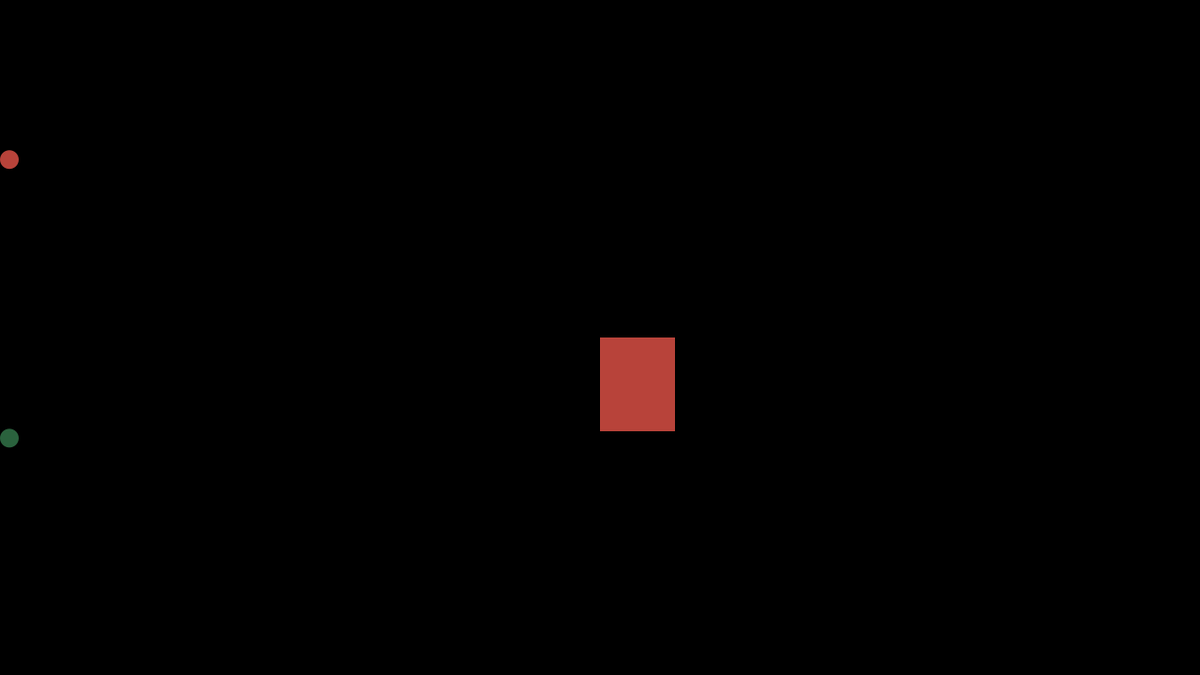
Frame 1 (no input)
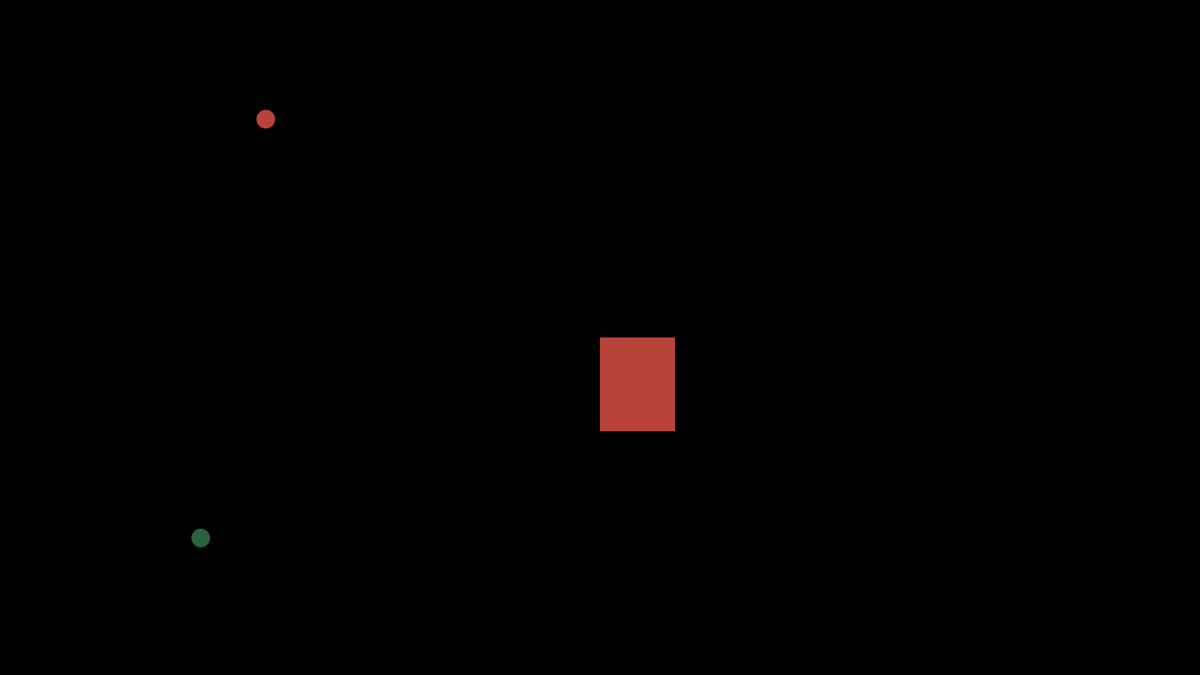
Frame 60 (the mouse pressed at the canvas centre just before this capture)
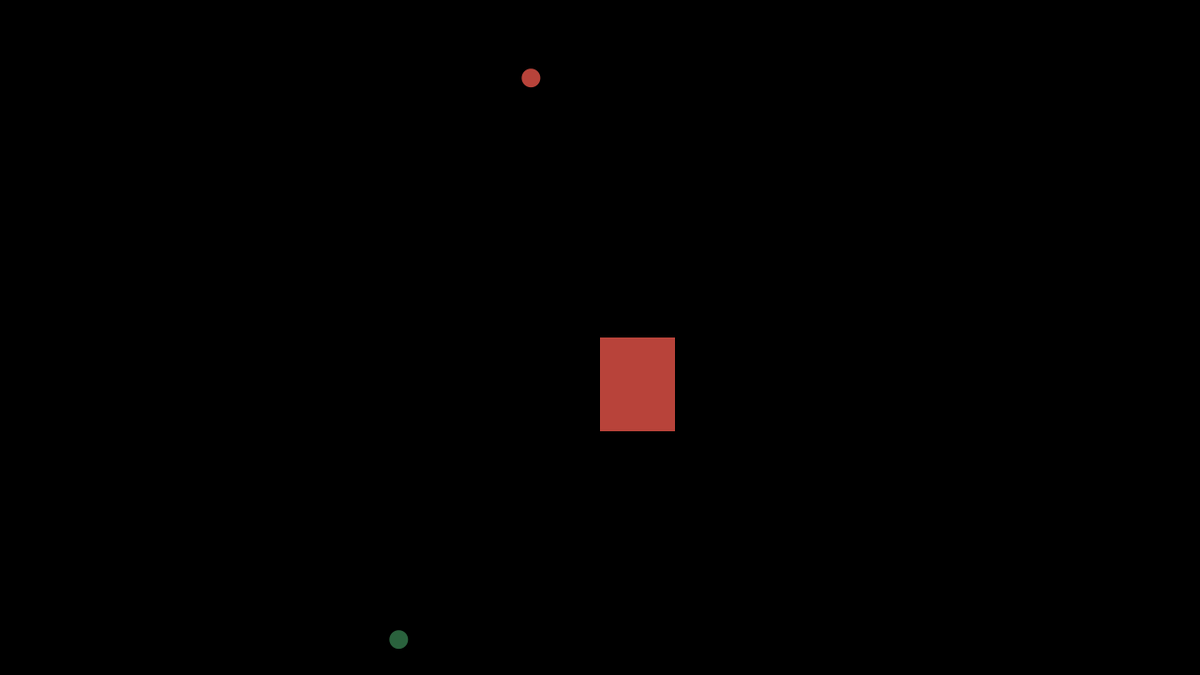
Frame 120 (the mouse held since frame 60 and released just before this capture)

The Processing sketch that drew these frames (run headless with seeded random() and noise(); from frame 60 on, the mouse is pressed at the canvas centre):

// Processing sketch: v2
// ── v2.pde
void setup () {
  //setup using rules set by assignment
  size (1280, 720);
  surface.setTitle("20104127 Kate Molony Assignment 2");
  noCursor();
  surface.setLocation(100, 50); // sets location of the display window

  //setting up the ball with hard-coded sizes.
  greenBall = new GreenBall(20.0);
  redBall = new RedBall(20.0);

  player = new Player (20, 100);
}

GreenBall greenBall;
RedBall redBall;

Player player;

//method returns true if the ball and paddle overlap (i.e. ball is hit), false otherwise.
boolean hitPlayer(Player player, GreenBall greenBall)
{
  //These variables measure the magnitude of the gap between the paddle and the ball.
  //X is horizontal
  float circleDistanceX = abs(greenBall.getXCoord() - player.getXCoord());
  //Y is verticle
  float circleDistanceY = abs(greenBall.getYCoord() - player.getYCoord() - player.getPlayerHeight()/2);

  //The Ball is too far away from the Paddle on the X axis to have a collision, so abandon collision detection
  if (circleDistanceX > (greenBall.getDiameter()/2)) {
    return false;
  }

  //The Ball is too far away from the Paddle on the Y axis to have a collision, so abandon collision detection
  if (circleDistanceY > (player.getPlayerHeight()/2 + greenBall.getDiameter()/2)) {
    return false;
  }

  //We have a collision!
  return true;
}

void draw()
{
  background(0);       //Clear the background

  //Update the ball position and display.
  greenBall.update();
  greenBall.display();

  redBall.update();
  redBall.display();

  player.update();     //Update the player location in line with the cursor
  player.display();    //Draw the player in this new location

  // this will be for when a score bopard is added
  //scoreboard.update();
  //scoreboard.display();

  boolean collision = hitPlayer(player, greenBall);
  if (collision == true) {
    greenBall.hit();        //the ball is hit i.e. reverses direction.
  }
}

// ── GreenBall.pde
//----------------------------------------------//
// Idea is based on Reas and Fry (2014) example //
//----------------------------------------------//
public class GreenBall
{
   private float xCoord;     //x coordinate of the ball
   private float yCoord;     //y coordinate of the ball
   private float diameter;   //diameter of the ball
   private float speedX;     //speed along the x-axis
   private float speedY;     //speed along the y-axis
   
   //Constructor to set up the ball and its diameter
   public GreenBall(float diameter)
   {
      setDiameter(diameter);
      resetBall();
   }
   
   //Change ball position.  Returns true if the ball goes off the screen (i.e. life lost)
   public boolean update()
   {
      boolean lifeLost = false;
      //update ball coordinates
      xCoord = xCoord + speedX;
      yCoord = yCoord + speedY;
       
      //reset position if the ball leaves the screen
      if (xCoord > width + diameter/2){
         resetBall();
         lifeLost = true;
      }
       
      //If ball hits the left edge of the display window, change direction of xCoord
      if (xCoord < diameter/2){
         xCoord = diameter/2;
         speedX = speedX * -1;
      }
       
      //If ball hits the top or bottom of the display window, change direction of yCoord
      if (yCoord > height - diameter/2){
         yCoord = height - diameter/2;
         speedY = speedY * -1;
      } 
      else if (yCoord < diameter/2){
         yCoord = diameter/2;
         speedY = speedY * -1;
      }
      return lifeLost;
   }       
   
   //Draw the ball on the display window
   public void display()
   {
      fill(42,98,61); // Slytherin Green
      noStroke();
      ellipse(xCoord, yCoord, diameter, diameter);
   }

   // Change the ball direction when it hits the paddle
   // and bump it back to the edge of the paddle       
   public void hit()
   {
      speedX = speedX * -1;
      xCoord = xCoord + speedX;
   }
 
   //getter methods
   public float getXCoord()
   {  
      return xCoord;
   }  

   public float getYCoord()
   {
      return yCoord;
   }  

   public float getDiameter()
   {
      return diameter;
   }  

   //setter methods
   public void setDiameter(float diameter)
   {
     //The ball diameter must be between 20 and height/6 (inclusive)
     if ((diameter >= 20) && (diameter <= height/6)){
        this.diameter = diameter;
     }
     else {
        // If an invalid diameter is passed as a parameter, a default of 20 is imposed.
        // With this animation, if we do not supply a default value for the diameter, a ball may not be 
        // drawn on the display window.  Important note: it is not always appropriate to provide a default 
        // value at mutator level; this will depend on your design.
        this.diameter = 20;
     }
   }
   
   //private helper method
   private void resetBall()
   {
      xCoord = 0;
      yCoord = random(height);
      speedX = random(3, 5);   
      speedY = random(-2, 2);
   }
   
}

// ── Player.pde
public class Player
{
  private int xCoord;        // X coordinate of the player
  private int yCoord;        // Y coordinate of the player
  private int playerWidth;   // width of the player
  private int playerHeight;  // height of the player

  boolean up;
  boolean down;
  boolean left;
  boolean right;

  ////// consturtors ///////

  // this will have to be fully changed
  // the xCord will be differnet as we will have the charater move
  public Player(int playerWidth, int playerHeight)
  {
    setPlayerWidth(playerWidth);
    setPlayerHeight(playerHeight);

    // this defines the start position of the player
    // the xCoordinate variable is set here
    xCoord = width/2;

    // the yCoordinate variable is set here and changes
    // later in the program as the mouse moves on the
    // vertical plane.
    yCoord = height/2;
  }

  //this is where you can change the colour
  public void display() {
    fill(184, 67, 58); //Gryffindor Red
    noStroke();
    rect(xCoord, yCoord, playerWidth, playerHeight);
  }

  //may make this to key pressed for changing position
  // i think this will have to be fully changed
  //to the youtube vid on key events
  public void update()
  {

    //Reset yCoord if its outside the window coordinates.
    if (yCoord < 0) {
      yCoord = 0;
    }
    if (yCoord > (height - playerHeight)) {
      yCoord = height - playerHeight;
    }
    //Reset xCoord if its outside the window coordinates.
    if (xCoord < 0) {
      xCoord = 0;
    }
    if (xCoord > width - playerWidth) {
      xCoord = width - playerWidth;
    }

    // the movement controllers for the player
    // THIS NEEDS FIXING
    if (key == 'a') {  //left
      xCoord -= 5;
    }
    if (key == 'd') {  //right
      xCoord += 5;
    }
    if (key == 'w') {  //up
      yCoord -= 5;
    }
    if (key == 's') {  //down
      yCoord += 5;
    }
  }

  //maybe make this a method
  // using keyPressed and keyReleased allows
   // for 2 variable being pressed at the same time to be true
   // as key can't have two values
   public void keyPressed () {
   if (key == 'a') left = true;
   if (key == 'd') right = true;
   if (key == 'w') up = true;
   if (key == 's') down = true;
   }
   
   public void keyReleased () {
   if (key == 'a') left = false;
   if (key == 'd') right = false;
   if (key == 'w') up = false;
   if (key == 's') down = false;
   }
   

  ////// setters ///////

  // change the shape of the player here width
  public void setPlayerWidth(int playerWidth) {
    //The player width must be between 10 and
    //width/2 (inclusive)
    if ((playerWidth >= 80) && (playerWidth <= width/2)) {
      this.playerWidth = playerWidth;
    } else {
      // If an invalid width is passed as a parameter, a default
      // width of 20 is imposed.  With this animation, if we do
      // not supply a default value for the width, a player
      //may not be drawn on the display window.  Important
      // note: it is not always appropriate to provide a default
      // value at setter level; this will depend on your
      //design.
      this.playerWidth = 80;
    }
  }

  //change the shape of the player here height
  public void setPlayerHeight(int playerHeight) {
    //The player height must be between 50
    //and height/2 (inclusive)
    if ((playerHeight >= 50) && (playerHeight <= height/2)) {
      this.playerHeight = playerHeight;
    } else {
      // If an invalid height is passed as a parameter, a default
      // height of 50 is imposed.  With this animation, if we do
      // not supply a default value for the height, a player
      // may not be drawn on the display window.  Important
      // note: it is not always appropriate to provide a default
      // value at setter level; this will depend on your design.
      this.playerHeight = 50;
    }
  }


  ////// getters ///////
  public int getXCoord() {
    return xCoord;
  }

  public int getYCoord() {
    return yCoord;
  }

  public int getPlayerWidth() {
    return playerWidth;
  }

  public int getPlayerHeight() {
    return playerHeight;
  }
}

// ── RedBall.pde
//----------------------------------------------//
// Idea is based on Reas and Fry (2014) example //
//----------------------------------------------//
public class RedBall
{
   private float xCoord;     //x coordinate of the ball
   private float yCoord;     //y coordinate of the ball
   private float diameter;   //diameter of the ball
   private float speedX;     //speed along the x-axis
   private float speedY;     //speed along the y-axis
   
   //Constructor to set up the ball and its diameter
   public RedBall(float diameter)
   {
      setDiameter(diameter);
      resetBall();
   }
   
   //Change ball position.  Returns true if the ball goes off the screen (i.e. life lost)
   public boolean update()
   {
      boolean lifeLost = false;
      //update ball coordinates
      xCoord = xCoord + speedX;
      yCoord = yCoord + speedY;
       
      //reset position if the ball leaves the screen
      if (xCoord > width + diameter/2){
         resetBall();
         lifeLost = true;
      }
       
      //If ball hits the left edge of the display window, change direction of xCoord
      if (xCoord < diameter/2){
         xCoord = diameter/2;
         speedX = speedX * -1;
      }
       
      //If ball hits the top or bottom of the display window, change direction of yCoord
      if (yCoord > height - diameter/2){
         yCoord = height - diameter/2;
         speedY = speedY * -1;
      } 
      else if (yCoord < diameter/2){
         yCoord = diameter/2;
         speedY = speedY * -1;
      }
      return lifeLost;
   }       
   
   //Draw the ball on the display window
   public void display()
   {
      fill(184, 67, 58); //Gryffindor Red
      noStroke();
      ellipse(xCoord, yCoord, diameter, diameter);
   }

   // Change the ball direction when it hits the paddle
   // and bump it back to the edge of the paddle       
   public void hit()
   {
      speedX = speedX * -1;
      xCoord = xCoord + speedX;
   }
 
   //getter methods
   public float getXCoord()
   {  
      return xCoord;
   }  

   public float getYCoord()
   {
      return yCoord;
   }  

   public float getDiameter()
   {
      return diameter;
   }  

   //setter methods
   public void setDiameter(float diameter)
   {
     //The ball diameter must be between 20 and height/6 (inclusive)
     if ((diameter >= 20) && (diameter <= height/6)){
        this.diameter = diameter;
     }
     else {
        // If an invalid diameter is passed as a parameter, a default of 20 is imposed.
        // With this animation, if we do not supply a default value for the diameter, a ball may not be 
        // drawn on the display window.  Important note: it is not always appropriate to provide a default 
        // value at mutator level; this will depend on your design.
        this.diameter = 20;
     }
   }
   
   //private helper method
   private void resetBall()
   {
      xCoord = 0;
      yCoord = random(height);
      speedX = random(3, 5);   
      speedY = random(-2, 2);
   }
   
}
